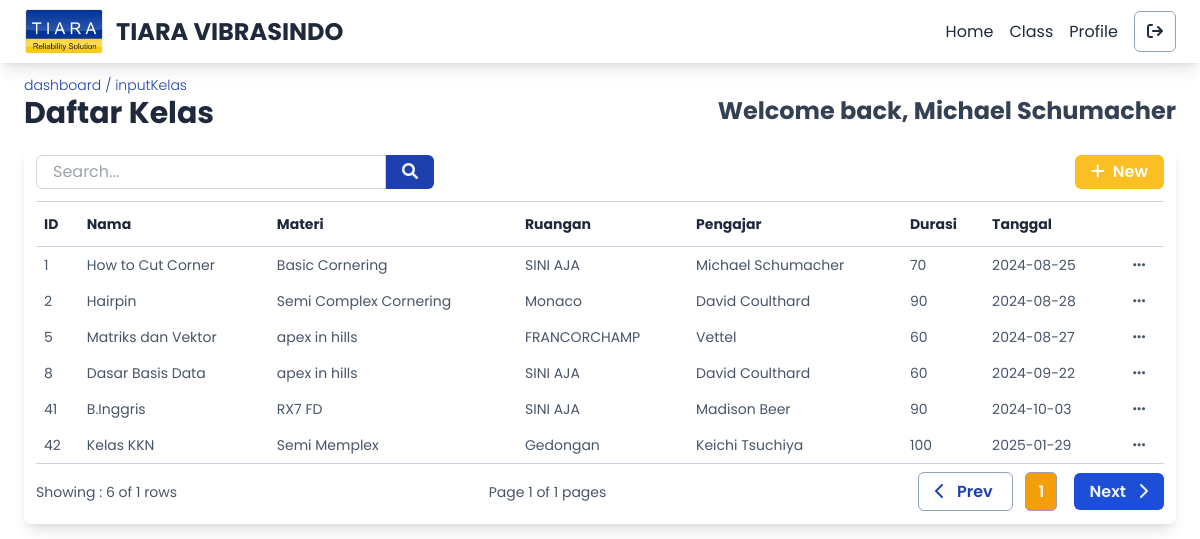
The page /pages/admin/class.php (signed in) on the database its author committed.
### tables this page shows
CREATE TABLE `class` (
  `id_class` int(11) NOT NULL,
  `nama_kelas` varchar(50) NOT NULL,
  `pengajar` int(11) NOT NULL,
  `materi` int(11) NOT NULL,
  `ruangan` varchar(30) NOT NULL,
  `durasi` int(11) NOT NULL,
  `tanggal` date DEFAULT NULL,
  `jam` time NOT NULL
);

CREATE TABLE `materi` (
  `id_materi` int(11) NOT NULL,
  `nama_materi` varchar(30) NOT NULL,
  `deskripsi_materi` text NOT NULL
);

### pages/admin/tables/tblClassNew.php (the view, shortened to what this page needs)
<div class=" w-auto mb-3 flex justify-between">
  <form action="" method="GET" class=" flex items-center">
    <input type="text" name="searchbox" placeholder="Search..." class=" rounded-tl-md rounded-bl-md px-4 py-1 border border-gray-300 focus:outline-none focus:ring-1 focus:ring-amber-400">
    <button type="submitSearch" class=" px-4 py-[4.7px] bg-blue-800 text-slate-100 rounded-tr-md rounded-br-md">
      <i class="fa-solid fa-magnifying-glass"></i>
    </button>
  </form>
  <button
    id="btnAddClass"
    class=" px-4 py-[4.7px] text-white font-semibold rounded-md bg-amber-400 hover:bg-amber-500">
    <i class="fa-solid fa-plus mr-2"></i>New
  </button>
</div>
<table class=" text-sm overflow-x-auto table-auto w-full">
  <thead>
    <tr class=" border-y-[1.5px] border-y-slate-300 text-slate-800">
      <th class=" text-left px-2 py-3">ID</th>
      <th class=" text-left px-2 py-3">Nama</th>
      <th class=" text-left px-2 py-3">Materi</th>
      <th class=" text-left px-2 py-3">Ruangan</th>
      <th class=" text-left px-2 py-3">Pengajar</th>
      <th class=" text-left px-2 py-3">Durasi</th>
      <th class=" text-left px-2 py-3">Tanggal</th>
      <th class=" text-center px-2 py-3 w-[50px]"></th>
    </tr>
  </thead>
  <tbody>
    <?php if ($queryClass->rowCount() > 0) : ?>
      <?php foreach ($rowClass as $row) : ?>
        <tr class=" text-slate-600">
          <td class=" p-2"><?= $row['id_class'] ?></td>
          <td class=" p-2"><?= $row['nama_kelas'] ?></td>
          <td class=" p-2"><?= $row['nama_materi'] ?></td>
          <td class=" p-2"><?= $row['ruangan'] ?></td>
          <td class=" p-2"><?= $row['admin_name'] ?></td>
          <td class=" p-2"><?= $row['durasi'] ?></td>
          <td class=" p-2"><?= $row['tanggal'] ?></td>
          <td class=" text-center">
            <button
              id="btnOption-<?= $row['id_class'] ?>"
              class="btnOption px-2 py-[5px] rounded-md hover:bg-slate-200">
              <i class="fa-solid fa-ellipsis"></i>
            </button>
          </td>
        </tr>
      <?php endforeach; ?>
    <?php else: ?>
      <tr>
        <td colspan="12" class=" py-2 px-4 text-center text-gray-700">Table Kosong</td>
      </tr>
    <?php endif; ?>
  </tbody>
</table>
<div class=" border-b-[1.5px] border-b-slate-300"></div>
<?php
echo pagination($page, $total_pages, 'class.php', $start_row, $end_row);
?>

### assets/styles.css (style rules this page uses)
* { padding: 0; margin: 0; box-sizing: border-box; font-family: 'Poppins', sans-serif; }

### rows shown on the page
class: id_class "1", nama_kelas "How to Cut Corner", materi.nama_materi "Basic Cornering", ruangan "SINI AJA", pengajar.admin_name "Michael Schumacher", durasi "70", tanggal "2024-08-25"
class: id_class "2", nama_kelas "Hairpin", materi.nama_materi "Semi Complex Cornering", ruangan "Monaco", pengajar.admin_name "David Coulthard", durasi "90", tanggal "2024-08-28"
class: id_class "5", nama_kelas "Matriks dan Vektor", materi.nama_materi "apex in hills", ruangan "FRANCORCHAMP", pengajar.admin_name "Vettel", durasi "60", tanggal "2024-08-27"
class: id_class "8", nama_kelas "Dasar Basis Data", materi.nama_materi "apex in hills", ruangan "SINI AJA", pengajar.admin_name "David Coulthard", durasi "60", tanggal "2024-09-22"
class: id_class "41", nama_kelas "B.Inggris", materi.nama_materi "RX7 FD", ruangan "SINI AJA", pengajar.admin_name "Madison Beer", durasi "90", tanggal "2024-10-03"
class: id_class "42", nama_kelas "Kelas KKN", materi.nama_materi "Semi Memplex", ruangan "Gedongan", pengajar.admin_name "Keichi Tsuchiya", durasi "100", tanggal "2025-01-29"

### other values the page prints
$_SESSION['current_user'] "Michael Schumacher"
$end_row "6"
$total_rows "1"
$page "1"
$total_pages "1"
